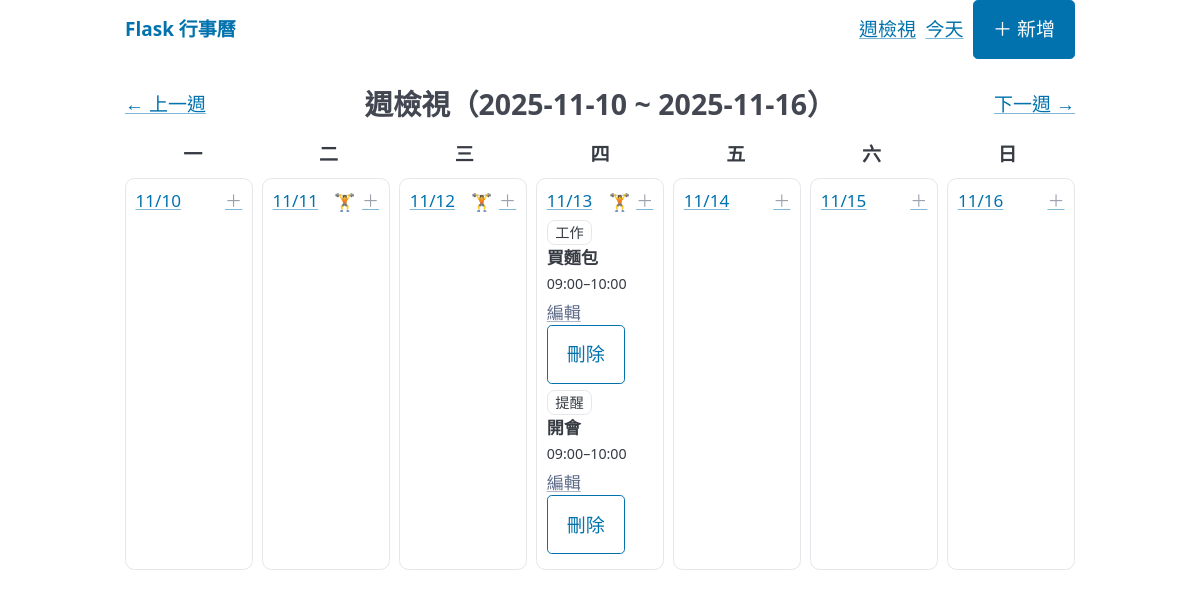
Page /week?start=2025-11-10 on the committed database.
### app.py (models this page shows)
class CalendarItem(db.Model):
    __tablename__ = "calendar_items"
    id = db.Column(db.Integer, primary_key=True)
    title = db.Column(db.String(120), nullable=False)
    item_type = db.Column(db.String(10), nullable=False)
    date = db.Column(db.Date, nullable=False)
    start_time = db.Column(db.Time, nullable=False)
    end_time = db.Column(db.Time, nullable=False)
    content = db.Column(db.Text, nullable=True)
    created_at = db.Column(db.DateTime, default=func.now())
    def time_range_str(self):
        return f"{self.start_time.strftime('%H:%M')}–{self.end_time.strftime('%H:%M')}"

### app.py (the view)
@app.route("/week")
def week_view():
    start_str = request.args.get("start")
    if start_str:
        try:
            monday = datetime.strptime(start_str, "%Y-%m-%d").date()
        except ValueError:
            monday = week_start(date.today())
    else:
        monday = week_start(date.today())
    days = week_range_from_start(monday)
    start_d, end_d = days[0], days[-1]
    items = (
        CalendarItem.query
        .filter(CalendarItem.date.between(start_d, end_d))
        .order_by(CalendarItem.date.asc(), CalendarItem.start_time.asc())
        .all()
    )
    items_by_date = {}
    for it in items:
        items_by_date.setdefault(it.date, []).append(it)
    strength_dates = strength_dates_between(start_d, end_d)
    prev_week = monday - timedelta(days=7)
    next_week = monday + timedelta(days=7)
    return render_template(
        "week.html",
        days=days,
        items_by_date=items_by_date,
        monday=monday,
        prev_start=prev_week.strftime("%Y-%m-%d"),
        next_start=next_week.strftime("%Y-%m-%d"),
        today=date.today(),
        strength_dates=strength_dates,
    )

### app.py (called while the page is built)
def week_range_from_start(monday: date):
    return [monday + timedelta(days=i) for i in range(7)]

def strength_dates_between(start_d: date, end_d: date):
    rows = (
        StrengthSet.query.with_entities(StrengthSet.date)
        .filter(StrengthSet.date.between(start_d, end_d))
        .group_by(StrengthSet.date)
        .all()
    )
    return {r.date for r in rows}

### templates/week.html (shortened to what this page needs)
{% extends "base.html" %}
{% block content %}
<div class="topbar" style="margin:.5rem 0 1rem;">
  <a href="{{ url_for('week_view', start=prev_start) }}">← 上一週</a>
  <h3 style="margin:0;">週檢視（{{ days[0].strftime('%Y-%m-%d') }} ~ {{ days[-1].strftime('%Y-%m-%d') }}）</h3>
  <a href="{{ url_for('week_view', start=next_start) }}">下一週 →</a>
</div>
<div class="header">
  <div>一</div><div>二</div><div>三</div><div>四</div><div>五</div><div>六</div><div>日</div>
</div>
<div class="calendar">
  {% for d in days %}
    {% set classes = "day" %}
    {% if d == today %}{% set classes = classes + " today" %}{% endif %}
    <div class="{{ classes }}">
      <div class="datebox">
        <a href="{{ url_for('day_view', datestr=d.strftime('%Y-%m-%d')) }}">{{ d.strftime('%m/%d') }}</a>
        <div style="display:flex; gap:.35rem; align-items:center;">
          {% if d in strength_dates %}
            <span class="strength-dot" title="今日有重訓">🏋️</span>
          {% endif %}
          <a href="{{ url_for('add', date=d.strftime('%Y-%m-%d')) }}" class="muted">＋</a>
        </div>
      </div>
      {% for it in items_by_date.get(d, []) %}
        <div class="item">
          <span class="badge">{{ it.item_type }}</span>
          <div class="item-title">{{ it.title }}</div>
          <div><small>{{ it.time_range_str() }}</small></div>
          <div class="actions" style="margin-top:.2rem;">
            <a href="{{ url_for('edit', item_id=it.id) }}" class="secondary">編輯</a>
            <form action="{{ url_for('delete', item_id=it.id) }}" method="post" style="display:inline;">
              <button class="outline" onclick="return confirm('確定刪除？')">刪除</button>
            </form>
          </div>
        </div>
      {% endfor %}
    </div>
  {% endfor %}
</div>
{% endblock %}

### templates/base.html (style rules this page uses)
.calendar { display: grid; grid-template-columns: repeat(7, 1fr); gap: .5rem; }
.day { border: 1px solid #e5e7eb; border-radius: .5rem; padding: .5rem; min-height: 8rem; background:#fff; }
.muted { color:#9ca3af; }
.header { display:grid; grid-template-columns: repeat(7, 1fr); text-align:center; margin:.5rem 0; font-weight:600; }
.datebox { font-size:.9rem; display:flex; justify-content:space-between; align-items:center; gap:.25rem; }
.badge { font-size:.75rem; padding:.1rem .4rem; border-radius:.4rem; border:1px solid #e5e7eb; }
.item { font-size:.9rem; margin:.25rem 0; }
.item-title { font-weight:600; }
.actions a, .actions form { display:inline-block; }
.topbar { display:flex; gap:.5rem; justify-content:space-between; align-items:center; }
.strength-dot { font-size: .9rem; line-height: 1; }

### rows in the picture
CalendarItem: item_type "工作", title "買麵包", time_range_str "09:00–10:00"
CalendarItem: item_type "提醒", title "開會", time_range_str "09:00–10:00"

### other values in the picture
{{ days[0].strftime('%Y-%m-%d') }} "2025-11-10"
{{ days[-1].strftime('%Y-%m-%d') }} "2025-11-16"
{{ d.strftime('%m/%d') }} "11/10" "11/11" "11/12" "11/13" "11/14" "11/15" "11/16"
